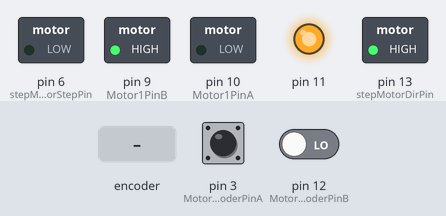
A sketch run on a simulated Arduino Uno, built with avr-gcc and run on an emulated ATmega328P. Shown: switched loads named in the sketch (green lamp = pin HIGH), output pins drawn as LEDs (lit = HIGH). The inputs (shaded band) are chosen by the test bench; at power-on: pin 3 (Motor1EncoderPinA) HIGH, pin 12 (Motor1EncoderPinB) LOW. What the sketch prints to the serial monitor is not drawn.

Above: at 1.2 s.
1.3 s: rotary encoder on pin 3 (Motor1EncoderPinA) / pin 47 (Motor0PinB) turned 1 step (first pin leading)
4.5 s: rotary encoder on pin 3 (Motor1EncoderPinA) / pin 47 (Motor0PinB) turned 1 step (first pin leading)
At 10.11 s:
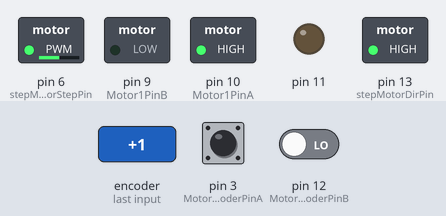
10.7 s: rotary encoder on pin 3 (Motor1EncoderPinA) / pin 47 (Motor0PinB) turned 1 step (first pin leading)
At 11.8 s:
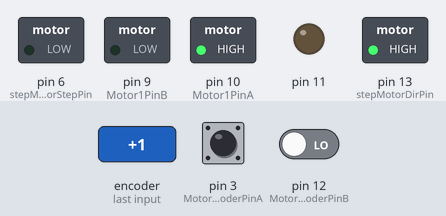
At 20.14 s:
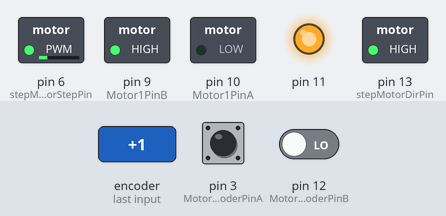
Timing chart, 0 to 21.6 s (numbered marks = the images above; inputs shaded):
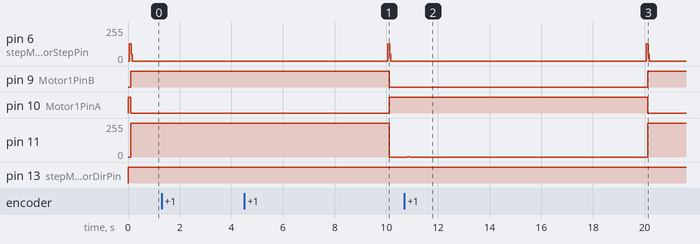

Measured:
- after the input at 10.7 s, pin 11: 0/255 → 1/255 after 0.11 s, → 0/255 0.10 s later, → 255/255 9.2 s later

The sketch:

motorsControl.ino
```cpp
#include <avr/io.h>
#include <avr/interrupt.h>
#include <math.h>
#include <PID_v1.h>

#define DEBUG 1
#define PRINTDEBUG(STR) \
  {  \
    if (DEBUG) Serial.print(STR); \
  }
#define PRINTLNDEBUG(STR) \
  {  \
    if (DEBUG) Serial.println(STR); \
  }
//Define Pins
#define Motor0PinA 39
#define Motor0PinB 47
#define Motor0EncoderPinA 20   // Encoder Pin A pin 2 and pin 3 are inturrpt pins (MUST BE 2 OR 3)
#define Motor0EncoderPinB 25  // Encoder Pin B
#define Motor0PWM 46

#define Motor1PinA 10
#define Motor1PinB 9
#define Motor1EncoderPinA 3   // Encoder Pin A pin 2 and pin 3 are inturrpt pins (MUST BE 2 OR 3)
#define Motor1EncoderPinB 12   // Encoder Pin B
#define Motor1PWM 11

#define stepMotorStepPin 6
#define stepMotorDirPin 13

#define INT0PIN 2  // <-- change this when not using Arduino Uno
#define INT1PIN 3  // <-- change this when not using Arduino Uno

#define PIDLIM 100000

//Initialize Variables
int encoder0PinA = -1;
int encoder0PinB = -1;
int encoder1PinA = -1;
int encoder1PinB = -1;
long counts0 = 0; //counts the encoder counts.
long counts1 = 0; //counts the encoder counts.
long counts1Last = 0;
long commandTest = 0;
long commandTestUpdate = -60000;//millis();

double Setpoint = 0;
double Input = 0;
double Output = 0;
int kp = 100;
int ki = 0;//5;
int kd = 18;
double k_amp = 1;//3.75;

#include "classes.h"

motor motorA(Motor0PinA, Motor0PinB, Motor0EncoderPinA, Motor0EncoderPinB , Motor0PWM);
motor motorB(Motor1PinA, Motor1PinB, Motor1EncoderPinA, Motor1EncoderPinB , Motor1PWM);
motor stepMotor(stepMotorStepPin, stepMotorDirPin);
PID myPID(&Input, &Output, &Setpoint, kp, ki, kd, P_ON_E, DIRECT); //P_ON_M specifies that Proportional on Measurement be used

void setup() {
  if (DEBUG) Serial.begin(115200);
  //attachInterrupt(0, readEncoder0, CHANGE); //attach interrupt to PIN 2
  attachInterrupt(1, readEncoder1, CHANGE); //attach interrupt to PIN 3
  myPID.SetMode(AUTOMATIC);
  myPID.SetOutputLimits(-PIDLIM, PIDLIM);

}

void loop() {
  //motorA.moveMotor();
  Setpoint = (double)commandTest;
  Input = counts1;

  myPID.Compute();
  double nOutput = constrain(map(Output, -PIDLIM*k_amp, PIDLIM*k_amp, -255, 255),-255,255);
/*  if (abs(nOutput) > 3 && abs(nOutput) < 40) {
    if (nOutput > 0) nOutput = 40;
    else nOutput = -40;
  }*/
  motorB.moveMotor(nOutput);

  if (millis() - commandTestUpdate > 10000) {
    commandTestUpdate = millis();
    PRINTLNDEBUG(counts1);
    //commandTest = commandTest + 1120*2;
    if (commandTest == 0) commandTest = 1120;
    else commandTest = 0;
    motorA.setCommand(commandTest);
    motorB.setCommand(commandTest);
    stepMotor.moveStepMotor(50,true,1);
/*    for (int iii = 0; iii < 20; iii++) {
    myPID.Compute();
    PRINTDEBUG(Setpoint);
    PRINTDEBUG(" , ");
    PRINTLNDEBUG(Output);
    }
    while(1) {

    }*/
  }

  /* Stepper Test */ /*
    digitalWrite(dir, LOW);
    for (int jjj = 0 ; jjj < 4 ; jjj++) {
    for (int iii = 0 ; iii < 50 ; iii++) {
      digitalWrite(stp, HIGH);
      delay(1);
      digitalWrite(stp, LOW);
      delay(1);
    }

    delay(1000);
    }
    digitalWrite(dir, HIGH);
    for (int iii = 0 ; iii < 50 ; iii++) {
      digitalWrite(stp, HIGH);
      delay(1);
      digitalWrite(stp, LOW);
      delay(1);
    }
    delay(1000);
  */
}

void readEncoder0() //this function is triggered by the encoder CHANGE, and increments the encoder counter
{
  if (digitalRead(encoder0PinA) == digitalRead(encoder0PinB) ) counts0--;
  else counts0++;
}

void readEncoder1() //this function is triggered by the encoder CHANGE, and increments the encoder counter
{
  if (digitalRead(encoder1PinA) == digitalRead(encoder1PinB) ) counts1--;
  else counts1++;
}
```

classes.h
```cpp
class motor {
  public:
    motor(int mA, int mB, int eA, int eB, int mPWM) {
      motorPinA = mA;
      motorPinB = mB;
      motorEncA = eA;
      motorEncB = eB;
      motorPWMPin = mPWM;
      pinMode(motorPinA, OUTPUT); //initialize Encoder Pins
      pinMode(motorPinB, OUTPUT);
      pinMode(motorEncA, INPUT); //initialize Motors Pins
      pinMode(motorEncB, INPUT);
      pinMode(motorPWMPin, OUTPUT);
      digitalWrite(motorPinA, LOW); //initialize Pin States
      digitalWrite(motorPinB, LOW);
      digitalWrite(motorEncA, LOW); //initialize Pin States
      digitalWrite(motorEncB, LOW);
      motorPWMPinVal = 255;
      motorDirection = true;
      analogWrite(motorPWMPin, motorPWMPinVal);
      if (motorEncA == INT0PIN) {
        encoder0PinA = motorEncA;
        encoder0PinB = motorEncB;

      }
      else if (motorEncA == INT1PIN) {
        encoder1PinA = motorEncA;
        encoder1PinB = motorEncB;
      }
      currentEncoderValue = 0;
    }

    motor(int _stepPin, int _dirPin) {
      motorPinA = _stepPin;
      motorPinB = _dirPin;
      pinMode(motorPinA, OUTPUT); //initialize Encoder Pins
      pinMode(motorPinB, OUTPUT);
      digitalWrite(motorPinA, LOW); //initialize Pin States
      digitalWrite(motorPinB, LOW);
    }

    void moveStepMotor(int steps, boolean dir, int dly) {
      digitalWrite(motorPinB, dir);
      for (int iii = 0 ; iii < steps ; iii++) {
        digitalWrite(motorPinA, HIGH);
        delay(dly);
        digitalWrite(motorPinA, LOW);
        delay(dly);
      }
    }

    void setCommand(long numOfSteps) {
      lastStepsCommand = numOfSteps;
    }

    void moveMotorCCW(int PWMVal) {
      analogWrite(motorPWMPin, PWMVal);
      digitalWrite(motorPinA, HIGH);
      digitalWrite(motorPinB, LOW);
      PRINTLNDEBUG(" CCW ");
    }

    void moveMotorCW(int PWMVal) {
      analogWrite(motorPWMPin, PWMVal);
      digitalWrite(motorPinA, LOW);
      digitalWrite(motorPinB, HIGH);
      PRINTLNDEBUG(" CW ");
    }

    void moveMotorStop() {
      digitalWrite(motorPinA, LOW);
      digitalWrite(motorPinB, LOW);
      PRINTLNDEBUG(" ST ");
    }

    void moveMotorPID() {
      if (motorDirection) moveMotorCW(motorPWMPinVal);
      else moveMotorCCW(motorPWMPinVal);
    }

    void moveMotor(double PIDOutput) {
      motorPWMPinVal = abs((int)PIDOutput);
      motorDirection = (PIDOutput > 0);
      if (motorEncA == INT0PIN) currentEncoderValue = counts0;
      if (motorEncA == INT1PIN) currentEncoderValue = counts1;
      analogWrite(motorPWMPin, motorPWMPinVal);
      PRINTDEBUG(currentEncoderValue);
      PRINTDEBUG(" , ");
      PRINTDEBUG(currentEncoderValue - counts1Last);
      PRINTDEBUG(" , ");
      PRINTDEBUG(lastStepsCommand);
      PRINTDEBUG(" , ");
      PRINTDEBUG(PIDOutput);
      PRINTDEBUG(" , ");
      PRINTDEBUG(motorPWMPinVal);
      PRINTDEBUG(" , ");
      counts1Last = currentEncoderValue;
      moveMotorPID();
      /*if (lastStepsCommand - currentEncoderValue < -10) moveMotorCCW(motorPWMPinVal, true);
      else if (lastStepsCommand - currentEncoderValue > 10) moveMotorCW(motorPWMPinVal, true);
      else  moveMotorStop();*/

    }


  private:
    int motorPinA;
    int motorPinB;
    int motorEncA;
    int motorEncB;
    long currentEncoderValue;
    long lastStepsCommand;
    int motorPWMPin;
    int motorPWMPinVal;
    boolean motorDirection;
    int lastCommand = 0;
};
```
